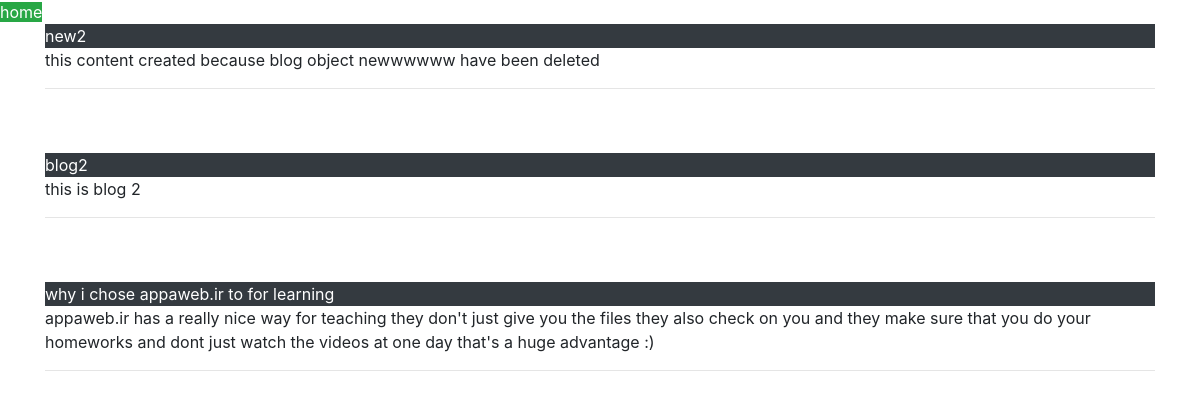
Page /blog on the committed database.
### app/models.py (models this page shows)
class Blog(models.Model):
    name = models.CharField(max_length=100)
    content = models.TextField()
    publish_date = models.DateTimeField(auto_now_add=True)
    update_date = models.DateTimeField(auto_now=True)

### app/views.py (the view)
# urls.py: url(r'^blog$', views.blog, name='blog'),
def blog(request):
    old=Blog.objects.filter(name="newwwwww")
    for older in old:
        new=Blog.objects.create(name="new2", content=f"this content created because blog object {older.name} have been deleted")
    old.delete()
    blog = Blog.objects.all().order_by('-id')[:4]
    context = {
        "title": "blog page",
        "blog": blog
    }
    return render(request, 'blog.html', context)

### templates/blog.html (shortened to what this page needs)
{% extends 'base.html' %}
{% block content %}
    <div class="container">
        {% for b in blog %}
            <div class="modal-title bg-dark text-white">
                {{  b.name }}
            </div>
            <div class="align-content-center">
            {{ b.content }}
            </div>
            <hr><br><br>
        {% endfor %}
    </div>
{% endblock %}

### templates/base.html (shortened to what this page needs)
{% load static %}
<!DOCTYPE html>
<html lang="en">
<head>
    <link rel="stylesheet" href="{% static 'css/bootstrap.css' %}">
    <link rel="stylesheet" href="{% static 'css/bootstrap.min.css' %}">
    <link rel="stylesheet" href="{% static 'css/bootstrap-grid.css' %}">
</head>
<body>
<a href="{% url 'app1:home' %}" class="btn-success">home</a>
{% block content %}{% endblock %}
</body>
</html>

### rows in the picture
Blog: name "new2", content "this content created because blog object newwwwww have been deleted"
Blog: name "blog2", content "this is blog 2"
Blog: name "why i chose appaweb.ir to for learning", content "appaweb.ir has a really nice way for teaching they don't just give you the files they also check on you and they make sure that you do your homeworks and dont just watch the videos at one day that's a huge advantage :)"
